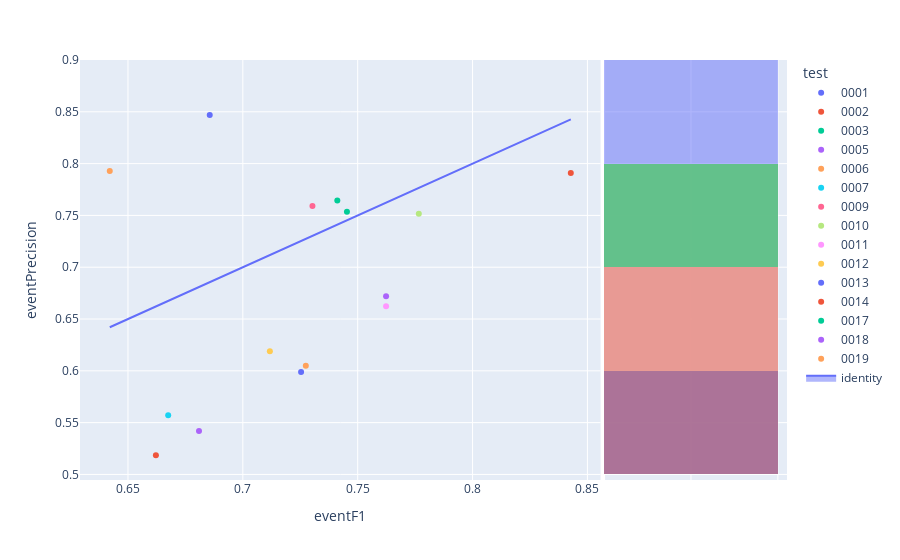

Source (notebook cell):
### Code cell
fig=px.scatter(experimentModels,x='eventF1',y='eventPrecision',color='test',hover_name='modelId', marginal_y="histogram")
fig.add_trace(
    go.Scatter(x=experimentModels['eventF1'], y=experimentModels['eventF1'], name="identity", mode='lines',fill="toself")
)
fig.show()

### Figure 1 — Plotly figure (JSON) as saved in the notebook; plotly's stock layout.template omitted (floating-point values rounded to 4 significant figures)
{"data": [{"hovertemplate": "<b>%{hovertext}</b><br><br>test=0001<br>eventF1=%{x}<br>eventPrecision=%{y}<extra></extra>", "hovertext": ["e1d4b905-b790-4fe9-8a43-59b76a36b9dd"], "legendgroup": "0001", "marker": {"color": "#636efa", "symbol": "circle"}, "mode": "markers", "name": "0001", "orientation": "v", "showlegend": true, "type": "scatter", "x": [0.6856], "xaxis": "x", "y": [0.847], "yaxis": "y"}, {"alignmentgroup": "True", "bingroup": "y", "hovertemplate": "test=0001<br>eventPrecision=%{y}<br>count=%{x}<extra></extra>", "legendgroup": "0001", "marker": {"color": "#636efa"}, "name": "0001", "offsetgroup": "0001", "opacity": 0.5, "showlegend": false, "type": "histogram", "xaxis": "x2", "y": [0.847], "yaxis": "y2"}, {"hovertemplate": "<b>%{hovertext}</b><br><br>test=0002<br>eventF1=%{x}<br>eventPrecision=%{y}<extra></extra>", "hovertext": ["c1f62253-8dcf-4cc8-8b95-bde893a5a09e"], "legendgroup": "0002", "marker": {"color": "#EF553B", "symbol": "circle"}, "mode": "markers", "name": "0002", "orientation": "v", "showlegend": true, "type": "scatter", "x": [0.8428], "xaxis": "x", "y": [0.791], "yaxis": "y"}, {"alignmentgroup": "True", "bingroup": "y", "hovertemplate": "test=0002<br>eventPrecision=%{y}<br>count=%{x}<extra></extra>", "legendgroup": "0002", "marker": {"color": "#EF553B"}, "name": "0002", "offsetgroup": "0002", "opacity": 0.5, "showlegend": false, "type": "histogram", "xaxis": "x2", "y": [0.791], "yaxis": "y2"}, {"hovertemplate": "<b>%{hovertext}</b><br><br>test=0003<br>eventF1=%{x}<br>eventPrecision=%{y}<extra></extra>", "hovertext": ["4f00824a-e500-4ad5-8aec-b8f5322c821a"], "legendgroup": "0003", "marker": {"color": "#00cc96", "symbol": "circle"}, "mode": "markers", "name": "0003", "orientation": "v", "showlegend": true, "type": "scatter", "x": [0.7411], "xaxis": "x", "y": [0.7643], "yaxis": "y"}, {"alignmentgroup": "True", "bingroup": "y", "hovertemplate": "test=0003<br>eventPrecision=%{y}<br>count=%{x}<extra></extra>", "legendgroup": "0003", "marker": {"color": "#00cc96"}, "name": "0003", "offsetgroup": "0003", "opacity": 0.5, "showlegend": false, "type": "histogram", "xaxis": "x2", "y": [0.7643], "yaxis": "y2"}, {"hovertemplate": "<b>%{hovertext}</b><br><br>test=0005<br>eventF1=%{x}<br>eventPrecision=%{y}<extra></extra>", "hovertext": ["b729b67d-261b-41e9-8555-a5749e35811e"], "legendgroup": "0005", "marker": {"color": "#ab63fa", "symbol": "circle"}, "mode": "markers", "name": "0005", "orientation": "v", "showlegend": true, "type": "scatter", "x": [0.6809], "xaxis": "x", "y": [0.542], "yaxis": "y"}, {"alignmentgroup": "True", "bingroup": "y", "hovertemplate": "test=0005<br>eventPrecision=%{y}<br>count=%{x}<extra></extra>", "legendgroup": "0005", "marker": {"color": "#ab63fa"}, "name": "0005", "offsetgroup": "0005", "opacity": 0.5, "showlegend": false, "type": "histogram", "xaxis": "x2", "y": [0.542], "yaxis": "y2"}, {"hovertemplate": "<b>%{hovertext}</b><br><br>test=0006<br>eventF1=%{x}<br>eventPrecision=%{y}<extra></extra>", "hovertext": ["d084f1f0-06ef-468e-b82e-16b5f96fdc69"], "legendgroup": "0006", "marker": {"color": "#FFA15A", "symbol": "circle"}, "mode": "markers", "name": "0006", "orientation": "v", "showlegend": true, "type": "scatter", "x": [0.6421], "xaxis": "x", "y": [0.7929], "yaxis": "y"}, {"alignmentgroup": "True", "bingroup": "y", "hovertemplate": "test=0006<br>eventPrecision=%{y}<br>count=%{x}<extra></extra>", "legendgroup": "0006", "marker": {"color": "#FFA15A"}, "name": "0006", "offsetgroup": "0006", "opacity": 0.5, "showlegend": false, "type": "histogram", "xaxis": "x2", "y": [0.7929], "yaxis": "y2"}, {"hovertemplate": "<b>%{hovertext}</b><br><br>test=0007<br>eventF1=%{x}<br>eventPrecision=%{y}<extra></extra>", "hovertext": ["e4a48e65-6ade-4c80-a360-abf73bd39eeb"], "legendgroup": "0007", "marker": {"color": "#19d3f3", "symbol": "circle"}, "mode": "markers", "name": "0007", "orientation": "v", "showlegend": true, "type": "scatter", "x": [0.6675], "xaxis": "x", "y": [0.5571], "yaxis": "y"}, {"alignmentgroup": "True", "bingroup": "y", "hovertemplate": "test=0007<br>eventPrecision=%{y}<br>count=%{x}<extra></extra>", "legendgroup": "0007", "marker": {"color": "#19d3f3"}, "name": "0007", "offsetgroup": "0007", "opacity": 0.5, "showlegend": false, "type": "histogram", "xaxis": "x2", "y": [0.5571], "yaxis": "y2"}, {"hovertemplate": "<b>%{hovertext}</b><br><br>test=0009<br>eventF1=%{x}<br>eventPrecision=%{y}<extra></extra>", "hovertext": ["1eca4001-1d4f-4d59-b1de-1b02a0d6f95f"], "legendgroup": "0009", "marker": {"color": "#FF6692", "symbol": "circle"}, "mode": "markers", "name": "0009", "orientation": "v", "showlegend": true, "type": "scatter", "x": [0.7303], "xaxis": "x", "y": [0.759], "yaxis": "y"}, {"alignmentgroup": "True", "bingroup": "y", "hovertemplate": "test=0009<br>eventPrecision=%{y}<br>count=%{x}<extra></extra>", "legendgroup": "0009", "marker": {"color": "#FF6692"}, "name": "0009", "offsetgroup": "0009", "opacity": 0.5, "showlegend": false, "type": "histogram", "xaxis": "x2", "y": [0.759], "yaxis": "y2"}, {"hovertemplate": "<b>%{hovertext}</b><br><br>test=0010<br>eventF1=%{x}<br>eventPrecision=%{y}<extra></extra>", "hovertext": ["c35d7164-a086-4277-899c-731c13b90a75"], "legendgroup": "0010", "marker": {"color": "#B6E880", "symbol": "circle"}, "mode": "markers", "name": "0010", "orientation": "v", "showlegend": true, "type": "scatter", "x": [0.7766], "xaxis": "x", "y": [0.7517], "yaxis": "y"}, {"alignmentgroup": "True", "bingroup": "y", "hovertemplate": "test=0010<br>eventPrecision=%{y}<br>count=%{x}<extra></extra>", "legendgroup": "0010", "marker": {"color": "#B6E880"}, "name": "0010", "offsetgroup": "0010", "opacity": 0.5, "showlegend": false, "type": "histogram", "xaxis": "x2", "y": [0.7517], "yaxis": "y2"}, {"hovertemplate": "<b>%{hovertext}</b><br><br>test=0011<br>eventF1=%{x}<br>eventPrecision=%{y}<extra></extra>", "hovertext": ["d610a0a1-aae2-46e6-b31e-a91cb6c987fe"], "legendgroup": "0011", "marker": {"color": "#FF97FF", "symbol": "circle"}, "mode": "markers", "name": "0011", "orientation": "v", "showlegend": true, "type": "scatter", "x": [0.7624], "xaxis": "x", "y": [0.6623], "yaxis": "y"}, {"alignmentgroup": "True", "bingroup": "y", "hovertemplate": "test=0011<br>eventPrecision=%{y}<br>count=%{x}<extra></extra>", "legendgroup": "0011", "marker": {"color": "#FF97FF"}, "name": "0011", "offsetgroup": "0011", "opacity": 0.5, "showlegend": false, "type": "histogram", "xaxis": "x2", "y": [0.6623], "yaxis": "y2"}, {"hovertemplate": "<b>%{hovertext}</b><br><br>test=0012<br>eventF1=%{x}<br>eventPrecision=%{y}<extra></extra>", "hovertext": ["58ce72d9-8af2-4491-8cb9-99536ad462a1"], "legendgroup": "0012", "marker": {"color": "#FECB52", "symbol": "circle"}, "mode": "markers", "name": "0012", "orientation": "v", "showlegend": true, "type": "scatter", "x": [0.7118], "xaxis": "x", "y": [0.6189], "yaxis": "y"}, {"alignmentgroup": "True", "bingroup": "y", "hovertemplate": "test=0012<br>eventPrecision=%{y}<br>count=%{x}<extra></extra>", "legendgroup": "0012", "marker": {"color": "#FECB52"}, "name": "0012", "offsetgroup": "0012", "opacity": 0.5, "showlegend": false, "type": "histogram", "xaxis": "x2", "y": [0.6189], "yaxis": "y2"}, {"hovertemplate": "<b>%{hovertext}</b><br><br>test=0013<br>eventF1=%{x}<br>eventPrecision=%{y}<extra></extra>", "hovertext": ["b0dc28a7-8906-48a2-9333-829d89d4da08"], "legendgroup": "0013", "marker": {"color": "#636efa", "symbol": "circle"}, "mode": "markers", "name": "0013", "orientation": "v", "showlegend": true, "type": "scatter", "x": [0.7254], "xaxis": "x", "y": [0.599], "yaxis": "y"}, {"alignmentgroup": "True", "bingroup": "y", "hovertemplate": "test=0013<br>eventPrecision=%{y}<br>count=%{x}<extra></extra>", "legendgroup": "0013", "marker": {"color": "#636efa"}, "name": "0013", "offsetgroup": "0013", "opacity": 0.5, "showlegend": false, "type": "histogram", "xaxis": "x2", "y": [0.599], "yaxis": "y2"}, {"hovertemplate": "<b>%{hovertext}</b><br><br>test=0014<br>eventF1=%{x}<br>eventPrecision=%{y}<extra></extra>", "hovertext": ["54cb709f-d446-42be-9fd1-06990c8afe3f"], "legendgroup": "0014", "marker": {"color": "#EF553B", "symbol": "circle"}, "mode": "markers", "name": "0014", "orientation": "v", "showlegend": true, "type": "scatter", "x": [0.6622], "xaxis": "x", "y": [0.5185], "yaxis": "y"}, {"alignmentgroup": "True", "bingroup": "y", "hovertemplate": "test=0014<br>eventPrecision=%{y}<br>count=%{x}<extra></extra>", "legendgroup": "0014", "marker": {"color": "#EF553B"}, "name": "0014", "offsetgroup": "0014", "opacity": 0.5, "showlegend": false, "type": "histogram", "xaxis": "x2", "y": [0.5185], "yaxis": "y2"}, {"hovertemplate": "<b>%{hovertext}</b><br><br>test=0017<br>eventF1=%{x}<br>eventPrecision=%{y}<extra></extra>", "hovertext": ["16ad2dbe-89ae-49a8-bb50-2fe8808350e1"], "legendgroup": "0017", "marker": {"color": "#00cc96", "symbol": "circle"}, "mode": "markers", "name": "0017", "orientation": "v", "showlegend": true, "type": "scatter", "x": [0.7453], "xaxis": "x", "y": [0.7537], "yaxis": "y"}, {"alignmentgroup": "True", "bingroup": "y", "hovertemplate": "test=0017<br>eventPrecision=%{y}<br>count=%{x}<extra></extra>", "legendgroup": "0017", "marker": {"color": "#00cc96"}, "name": "0017", "offsetgroup": "0017", "opacity": 0.5, "showlegend": false, "type": "histogram", "xaxis": "x2", "y": [0.7537], "yaxis": "y2"}, {"hovertemplate": "<b>%{hovertext}</b><br><br>test=0018<br>eventF1=%{x}<br>eventPrecision=%{y}<extra></extra>", "hovertext": ["b98204bb-7019-427e-a9f2-a672dfd87243"], "legendgroup": "0018", "marker": {"color": "#ab63fa", "symbol": "circle"}, "mode": "markers", "name": "0018", "orientation": "v", "showlegend": true, "type": "scatter", "x": [0.7624], "xaxis": "x", "y": [0.6719], "yaxis": "y"}, {"alignmentgroup": "True", "bingroup": "y", "hovertemplate": "test=0018<br>eventPrecision=%{y}<br>count=%{x}<extra></extra>", "legendgroup": "0018", "marker": {"color": "#ab63fa"}, "name": "0018", "offsetgroup": "0018", "opacity": 0.5, "showlegend": false, "type": "histogram", "xaxis": "x2", "y": [0.6719], "yaxis": "y2"}, {"hovertemplate": "<b>%{hovertext}</b><br><br>test=0019<br>eventF1=%{x}<br>eventPrecision=%{y}<extra></extra>", "hovertext": ["48b09ab7-ec21-48fa-ae25-c197b95a7389"], "legendgroup": "0019", "marker": {"color": "#FFA15A", "symbol": "circle"}, "mode": "markers", "name": "0019", "orientation": "v", "showlegend": true, "type": "scatter", "x": [0.7274], "xaxis": "x", "y": [0.6048], "yaxis": "y"}, {"alignmentgroup": "True", "bingroup": "y", "hovertemplate": "test=0019<br>eventPrecision=%{y}<br>count=%{x}<extra></extra>", "legendgroup": "0019", "marker": {"color": "#FFA15A"}, "name": "0019", "offsetgroup": "0019", "opacity": 0.5, "showlegend": false, "type": "histogram", "xaxis": "x2", "y": [0.6048], "yaxis": "y2"}, {"fill": "toself", "mode": "lines", "name": "identity", "type": "scatter", "x": [0.6856, 0.8428, 0.7411, 0.6809, 0.6421, 0.6675, 0.7303, 0.7766, 0.7624, 0.7118, 0.7254, 0.6622, 0.7453, 0.7624, 0.7274], "y": [0.6856, 0.8428, 0.7411, 0.6809, 0.6421, 0.6675, 0.7303, 0.7766, 0.7624, 0.7118, 0.7254, 0.6622, 0.7453, 0.7624, 0.7274]}], "layout": {"barmode": "overlay", "legend": {"title": {"text": "test"}, "tracegroupgap": 0}, "margin": {"t": 60}, "xaxis": {"anchor": "y", "domain": [0, 0.7363], "title": {"text": "eventF1"}}, "xaxis2": {"anchor": "y2", "domain": [0.7413, 1], "matches": "x2", "showgrid": true, "showline": false, "showticklabels": false, "ticks": ""}, "yaxis": {"anchor": "x", "domain": [0, 1], "title": {"text": "eventPrecision"}}, "yaxis2": {"anchor": "x2", "domain": [0, 1], "matches": "y", "showgrid": true, "showticklabels": false}}}
